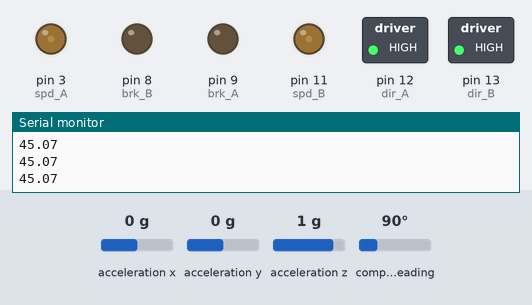
This sketch was run on a simulated Arduino Uno, built with avr-gcc and run on an emulated ATmega328P. Shown: switched loads named in the sketch (green lamp = pin HIGH), output pins drawn as LEDs (lit = HIGH), the last lines printed to the serial monitor. The inputs (shaded band) are chosen by the test bench; at power-on: acceleration x 0 g, acceleration y 0 g, acceleration z 1 g, compass heading 90°.

Above: at 2.2 s.
2.3 s: acceleration x set to -1.4 g
At 3.5 s:
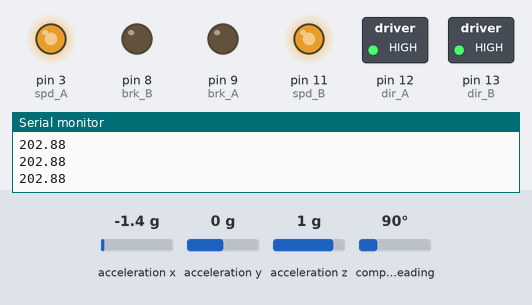
3.8 s: acceleration y set to -1.4 g
At 4.9 s:
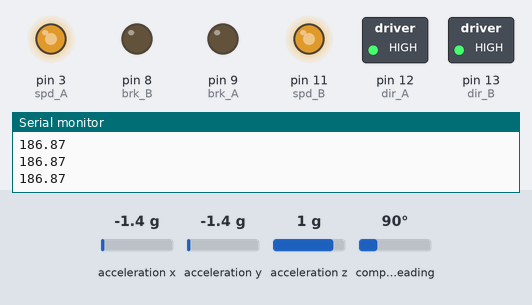
5.3 s: acceleration x set to 0 g
At 5.9 s:
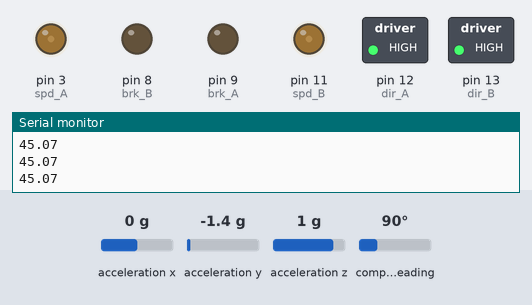
6.8 s: acceleration x set to 0.8 g
At 7.2 s:
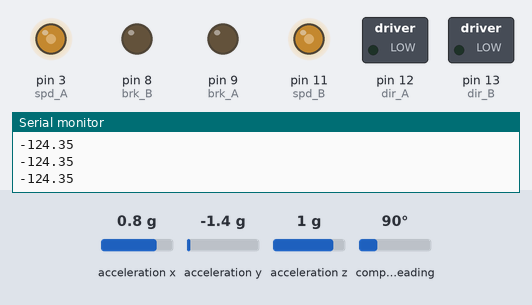
Timing chart, 0 to 9.3 s (numbered marks = the images above; inputs shaded):
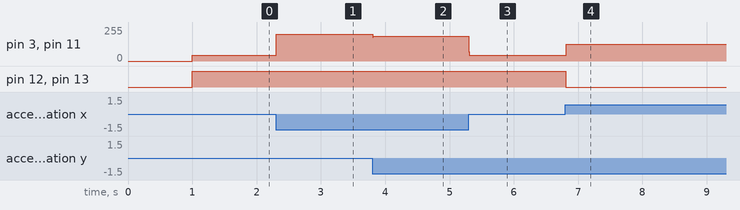

Measured:
- after the input at 2.3 s, pin 3 (spd_A), pin 11 (spd_B): 45/255 → 202/255 at once
- after the input at 3.8 s, pin 3 (spd_A), pin 11 (spd_B): 202/255 → 186/255 at once
- after the input at 5.3 s, pin 3 (spd_A), pin 11 (spd_B): 186/255 → 45/255 at once
- after the input at 6.8 s, pin 3 (spd_A), pin 11 (spd_B): 45/255 → 124/255 at once; pin 12 (dir_A), pin 13 (dir_B): HIGH → LOW at once

The sketch:

self_balance.ino
```cpp
#include <Wire.h>
#include <Adafruit_Sensor.h>
#include <Adafruit_BNO055.h>
#include <utility/imumaths.h>
Adafruit_BNO055 bno = Adafruit_BNO055(55);            //instantiate IMU
// motor pin defs
#define dir_A   12 // motor shield channel A direction
#define spd_A   3  // channel A speed
#define brk_A   9  // channel A brake
#define dir_B   13 // motor shield channel B direction
#define spd_B   11 // channel B speed
#define brk_B   8  // channel B brake
// reserved motor pins
#define curr_A  A0 // channel A current sensing
#define curr_B  A1 // channel B current sensing
// sensor pin defs
#define IR_L    A2 //left IR sensor
#define IR_R    A3 //right IR sensor
int movespd;       //general movement speed of motor
unsigned long prev_time;
// pid constants
const float kp = 0.05;
const float kd = 0.15;
const float ki = 0.0000;                              //not using integral error, only PD
// pid errors
float integral_error = 0;
float deriv_error = 0;
float error = 0;
float prev_error = 0;

void setup(void)
{
  pinMode(spd_A, OUTPUT);                             // motor control outputs
  pinMode(brk_A, OUTPUT);
  pinMode(dir_A, OUTPUT);
  pinMode(spd_B, OUTPUT);
  pinMode(brk_B, OUTPUT);
  pinMode(dir_B, OUTPUT);
  Serial.begin(9600);
  Serial.println("Orientation Sensor Test"); Serial.println("");

  if(!bno.begin()) {                                  //fail check imu init
    Serial.print("Ooops, no BNO055 detected ... Check your wiring or I2C ADDR!");
    while(1);
  }
  delay(1000);
  bno.setExtCrystalUse(true);
}

// motor movement setting
void setMovement(bool dirL, bool enL, int spdL, bool dirR, bool enR, int spdR) {
  // channel A motor on right side
  digitalWrite(dir_A, dirR);
  digitalWrite(brk_A, enR);
  analogWrite(spd_A, spdR);
  // channel B motor on left side
  digitalWrite(dir_B, dirL);
  digitalWrite(brk_B, enL);
  analogWrite(spd_B, spdL);
}

// directional motor setup
void forward() {
  setMovement(HIGH, LOW, movespd, HIGH, LOW, movespd);        // move forward
}
void reverse() {
  setMovement(LOW, LOW, movespd, LOW, LOW, movespd);          // move backward
}

// pid control loop
void loop(void)
{
  sensors_event_t event;                                      // get new sensor event
  bno.getEvent(&event);
  // pid control algorithm
  unsigned long current_time = millis();
  unsigned long elapsed_time = current_time - prev_time;      // get elapsed time btw errors
  float setpoint = 5.7;                                       // set point in degrees, !=0 for inclines
  float pitch = event.orientation.y;                          // y-axis pitch tilt in degrees, negative = forward
  error = setpoint - pitch;                                   // error is setpoint offset
  integral_error += error*elapsed_time;                       // integral error is cumulative for all time
  deriv_error = (error - prev_error)/elapsed_time;            // derivative error is change in error per time
  prev_error = error;                                         // reset error per round
  prev_time = current_time;                                   // reset timer per round
  float pid = kp*error + kd*deriv_error + ki*integral_error;  // total linear pid output
  float pid2 = 255*(2/PI)*atan(pid);                          // adjusted pid output to arctan curve capped at 255

  if(pitch < setpoint) {        // if robot is leaning forward, move wheels forward
    movespd = abs(int(pid2));   // use magnitude for motor speed
    forward();
  }
  if(pitch > setpoint) {        // if robot is leaning backward, move wheels backward
    movespd = abs(int(pid2));   // use magnitude for motor speed
    reverse();
  }

  Serial.println(pid2);         // show scaled pid values

  delay(5);                     // control at 200Hz
}
```
